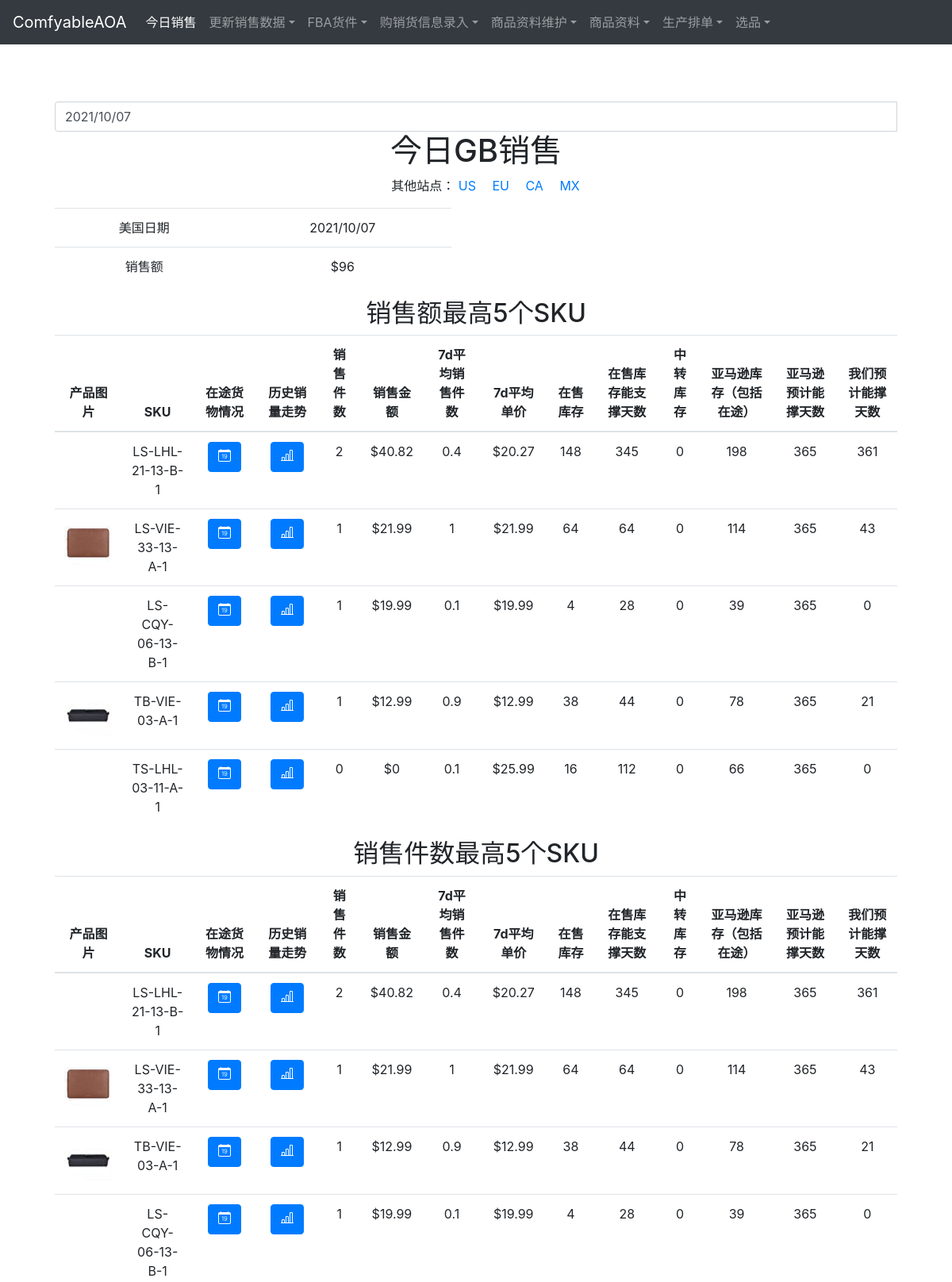
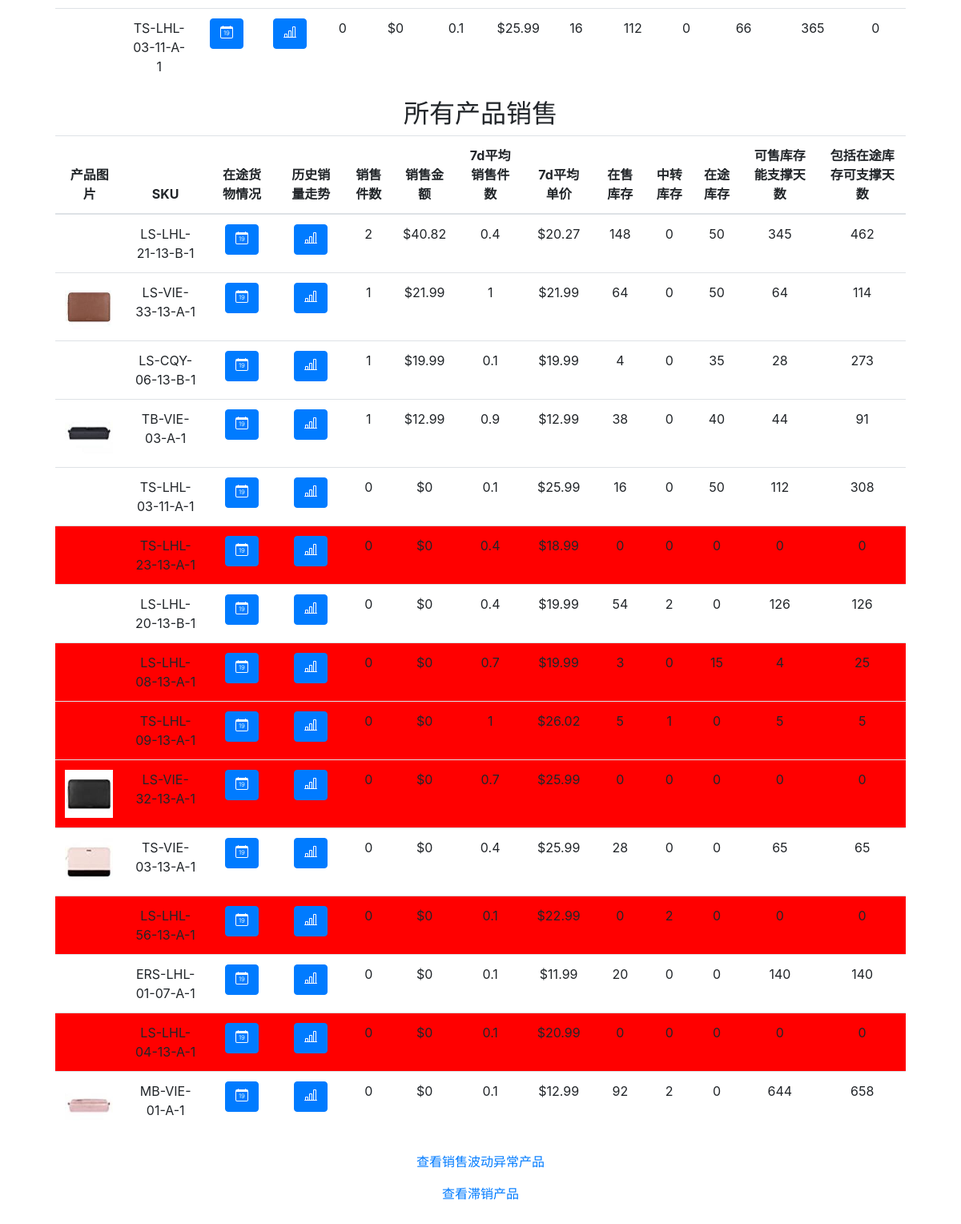
The app's page /salesMonitor/other_country_today_sales/GB/ (signed in) with its own data (2 pictures, top to bottom).
### salesMonitor/models.py (models this page shows, shortened)
class TodayProductSales(models.Model):
    product = models.ForeignKey(Product, on_delete=models.CASCADE)
    sold_qty = models.IntegerField(default=0)
    sales_amount = models.FloatField(default=0)
    sold_qty_average_7d = models.FloatField(default=0)
    average_price_7d = models.FloatField(default=0)
    fba_inventory = models.ForeignKey(FbaInventory, on_delete=models.CASCADE,null=1)
    lasting_day_estimated_by_us = models.FloatField(default=0)
    lasting_day_of_available_estimated_by_us = models.FloatField(default=0)
    lasting_day_of_available_fc_estimated_by_us = models.FloatField(default=0)
    lasting_day_of_total_fba_unit_estimated_by_us = models.FloatField(default=0)
    country = models.CharField(max_length=2,default='US')

class HistoryTodaySales(models.Model):
    date = models.DateField(null=False, blank=False)
    sales_today = models.FloatField()
    sales_same_day_last_year = models.FloatField()
    sales_month_to_date = models.FloatField(default=0)
    monthly_increase_on_sales = models.FloatField(default=0)
    ad_cost = models.FloatField()
    acos = models.FloatField()
    ad_cost_on_sales = models.FloatField()
    country = models.CharField(max_length=2,default='US')

class Product(models.Model):
    sku = models.CharField(max_length=30)
    new = models.BooleanField(default=False)
    discontinued = models.BooleanField(default=False)
    name_in_chinese  = models.CharField(max_length = 150, default="")
    transparency  = models.BooleanField(default=False)
    image = models.ImageField(upload_to='productimage',
        null=True,
        blank=True,
        editable=True,
        help_text="Product Picture",
        verbose_name="Product Picture"
    )
    image_height = models.PositiveIntegerField(null=True, blank=True, editable=False, default="100")
    image_width = models.PositiveIntegerField(null=True, blank=True, editable=False, default="100")
    package_length = models.FloatField(default=0)
    package_width = models.FloatField(default=0)
    package_height = models.FloatField(default=0)
    package_weight = models.PositiveIntegerField(default=0)
    actual_weight_forced = models.BooleanField(default=False)

class FbaInventory(models.Model):
    sku = models.CharField(max_length=30, unique=False)
    fnsku = models.CharField(max_length=30, unique=False, default ='nofnsku')
    asin = models.CharField(max_length=30)
    total_unit = models.IntegerField(default=0)
    available = models.IntegerField(default=0)
    inbound_fc_unit = models.IntegerField(default=0)
    fc_unit = models.IntegerField(default=0)
    inbound_unit = models.IntegerField(default=0)
    days_of_supply = models.IntegerField(default=0)
    recommended_replenishment_qty = models.IntegerField(default=0)
    recommended_ship_date = models.CharField(default="",max_length=15)
    country = models.CharField(max_length=2,default='US')

### salesMonitor/views.py (the view)
# urls.py: path('other_country_today_sales/<slug:country>/', views.other_country_today_sales, name='other_country_today_sales'),
@login_required
def other_country_today_sales(request, country):
    template = loader.get_template('other_country_today_sales_todaySales.html')
    default_country = country
    todaySales = HistoryTodaySales.objects.filter(country=default_country).order_by('-date')[0]
    if request.user.groups.filter(name = 'supplier').exists():
        context = {}
    else:
        class TopSku:
            def __init__(self, sku, sold_qty):
                self.sku = sku
                self.sold_qty = sold_qty
        top_sales_skus = TodayProductSales.objects.filter(country=default_country).order_by('-sales_amount')[:5]
        top_sold_qty_skus = TodayProductSales.objects.filter(country=default_country).order_by('-sold_qty')[:5]
        all_today_new_product_skus = TodayProductSales.objects.filter(product__new = True, country=default_country).order_by('-sales_amount')
        sales_today = todaySales.sales_today
        all_today_product_skus = TodayProductSales.objects.filter(country=default_country).order_by('-sales_amount')
        countries = list(set([i.country for i in TodayProductSales.objects.all()]))
        countries = [c for c in countries if c != country]
        context = {
            'date': todaySales.date.strftime('%Y/%m/%d') ,\
            'sales_today':  sales_today,\
            'sales_same_day_last_year': todaySales.sales_same_day_last_year ,\
            'monthly_increase_on_sales': todaySales.monthly_increase_on_sales  * 100,\
            'ad_cost': todaySales.ad_cost ,\
            'acos': todaySales.acos * 100 ,\
            'ad_cost_on_sales': todaySales.ad_cost_on_sales * 100 ,\
            'top_sales_skus': top_sales_skus ,\
            'top_sold_qty_skus': top_sold_qty_skus ,\
            'all_today_product_skus' : all_today_product_skus ,\
            'country': country ,\
            'countries': countries ,\
            'today': True
        }
    return HttpResponse(template.render(context, request))

### salesMonitor/templatetags/sales_monitor_extras.py (called while the page is built)
@register.filter(name='has_group')
def has_group(user, group_name):
    return user.groups.filter(name=group_name).exists()

### salesMonitor/templates/other_country_today_sales_todaySales.html (shortened to what this page needs)
{% extends "todaySalesBase.html" %}
{% block css %}
<link href="/static/bootstrap-datepicker-1.9.0-dist/css/bootstrap-datepicker3.min.css" rel="stylesheet">
{% endblock %}
{% block content %}
<div class="input-group date">
    <input type="text" class="form-control" value="{{ date }}">
</div>
<h1>{% if today %}今日{% else %}
  {{ date }}
  {% endif %}{{country}}销售</h1>
<ul class='other_country'><li><span>其他站点：</span></li>
  {% if today %}
    {% for c in countries %}
      {% ifequal c 'US' %}
        <li><a href="{% url 'today_sales'%}">{{c}}</a></li>
      {% else %}
        <li><a href="{% url 'other_country_today_sales' country=c %}">{{c}}</a></li>
      {% endifequal %}
    {% endfor %}
  {% else %}
    {% for c in countries %}
        <li><a href="{% url 'today_sales'%}{{date}}?country={{c}}">{{c}}</a></li>
    {% endfor %}
  {% endif %}
</ul>
<table class="table"  style="width:500px">
  <tbody>
      <tr>
        <td scope="row">美国日期</td>
        <td>{{ date }}</td>
      </tr>
      <tr>
        <td scope="row">销售额</td>
        <td>${{ sales_today|floatformat:0 }}</td>
      </tr>
    </tbody>
</table>
<h2>销售额最高5个SKU</h2>
<table class="table">
  <tbody>
      <thead class='sticky-top'>
        <th>产品图片</th>
        <th>SKU</th>
        <th>在途货物情况</th>
        <th>历史销量走势</th>
        <th>销售件数</th>
        <th>销售金额</th>
        <th>7d平均销售件数</th>
        <th>7d平均单价</th>
        <th>在售库存</th>
        <th>在售库存能支撑天数</th>
        <th>中转库存</th>
        <th>亚马逊库存（包括在途）</th>
        <th>亚马逊预计能撑天数</th>
        <th>我们预计能撑天数</th>
      </thead>
      {% for top_sku in top_sales_skus %}
      <tr {% if top_sku.lasting_day_of_available_estimated_by_us < 10 or top_sku.lasting_day_of_available_fc_estimated_by_us < 15 or top_sku.lasting_day_of_total_fba_unit_estimated_by_us < 35 %} style="background-color:#FF0000" {% endif %}>
        <td scope="row">{% if top_sku.product.image %}<img src="{{top_sku.product.image.url}}" class="mini-image">{% endif %}</td>
        <td>{{top_sku.product.sku}}</td>
        <td>
          <button type="button" class="btn btn-primary receivable_qty" data-toggle="modal" data-target=".bd-example-modal-lg" data-sku="{{top_sku.product.sku}}">
          </button>
        </td>
        <td>
          <button type="button" class="btn btn-primary history_sales" data-toggle="modal" data-target=".bd-example-modal-lg" data-sku="{{top_sku.product.sku}}">
          </button>
        </td>
        <td>{{top_sku.sold_qty}}</td>
        <td>${{top_sku.sales_amount|floatformat:-2}}</td>
        <td>{{top_sku.sold_qty_average_7d|floatformat:-1}}</td>
        <td>${{top_sku.average_price_7d|floatformat:-2}}</td>
        <td>{{top_sku.fba_inventory.available}}</td>
        <td>{{top_sku.lasting_day_of_available_estimated_by_us|floatformat:0}}</td>
        <td>{{top_sku.fba_inventory.fc_unit}}</td>
        <td>{{top_sku.fba_inventory.total_unit}}</td>
        <td>{{top_sku.fba_inventory.days_of_supply}}</td>
        <td>{{top_sku.lasting_day_estimated_by_us|floatformat:0}}</td>
      </tr>
      {% endfor %}
  </tbody>
</table>
<h2>销售件数最高5个SKU</h2>
<table class="table">
  <tbody>
      <thead class='sticky-top'>
        <th>产品图片</th>
        <th>SKU</th>
        <th>在途货物情况</th>
        <th>历史销量走势</th>
        <th>销售件数</th>
        <th>销售金额</th>
        <th>7d平均销售件数</th>
        <th>7d平均单价</th>
        <th>在售库存</th>
        <th>在售库存能支撑天数</th>
        <th>中转库存</th>
        <th>亚马逊库存（包括在途）</th>
        <th>亚马逊预计能撑天数</th>
        <th>我们预计能撑天数</th>
      </thead>
      {% for top_sku in top_sold_qty_skus %}
      <tr {% if top_sku.lasting_day_of_available_estimated_by_us < 10 or top_sku.lasting_day_of_available_fc_estimated_by_us < 15 or top_sku.lasting_day_of_total_fba_unit_estimated_by_us < 35 %} style="background-color:#FF0000" {% endif %}>
        <td scope="row">{% if top_sku.product.image %}<img src="{{top_sku.product.image.url}}"  class="mini-image">{% endif %}</td>
        <td>{{top_sku.product.sku}}</td>
        <td>
          <button type="button" class="btn btn-primary receivable_qty" data-toggle="modal" data-target=".bd-example-modal-lg" data-sku="{{top_sku.product.sku}}">
          </button>
        </td>
        <td>
          <button type="button" class="btn btn-primary history_sales" data-toggle="modal" data-target=".bd-example-modal-lg" data-sku="{{top_sku.product.sku}}">
          </button>
        </td>
        <td>{{top_sku.sold_qty}}</td>
        <td>${{top_sku.sales_amount|floatformat:-2}}</td>
        <td>{{top_sku.sold_qty_average_7d|floatformat:-1}}</td>
        <td>${{top_sku.average_price_7d|floatformat:-2}}</td>
        <td>{{top_sku.fba_inventory.available}}</td>
        <td>{{top_sku.lasting_day_of_available_estimated_by_us|floatformat:0}}</td>
        <td>{{top_sku.fba_inventory.fc_unit}}</td>
        <td>{{top_sku.fba_inventory.total_unit}}</td>
        <td>{{top_sku.fba_inventory.days_of_supply}}</td>
        <td>{{top_sku.lasting_day_estimated_by_us|floatformat:0}}</td>
      </tr>
      {% endfor %}
  </tbody>
</table>
<h2>所有产品销售</h2>
<table class="table">
  <tbody>
      <thead class='sticky-top'>
        <th>产品图片</th>
        <th>SKU</th>
        <th>在途货物情况</th>
        <th>历史销量走势</th>
        <th>销售件数</th>
        <th>销售金额</th>
        <th>7d平均销售件数</th>
        <th>7d平均单价</th>
        <th>在售库存</th>
        <th>中转库存</th>
        <th>在途库存</th>
        <th>可售库存能支撑天数</th>
        <th>包括在途库存可支撑天数</th>
      </thead>
      {% for top_sku in all_today_product_skus %}
      <tr {% if top_sku.lasting_day_of_available_estimated_by_us < 10 or top_sku.lasting_day_of_available_fc_estimated_by_us < 15 or top_sku.lasting_day_of_total_fba_unit_estimated_by_us < 35 %} style="background-color:#FF0000" {% endif %}>
        <td scope="row">{% if top_sku.product.image %}<img src="{{top_sku.product.image.url}}" class="mini-image">{% endif %}</td>
        <td>{{top_sku.product.sku}}</td>
        <td>
          <button type="button" class="btn btn-primary receivable_qty" data-toggle="modal" data-target=".bd-example-modal-lg" data-sku="{{top_sku.product.sku}}">
          </button>
        </td>
        <td>
          <button type="button" class="btn btn-primary history_sales" data-toggle="modal" data-target=".bd-example-modal-lg" data-sku="{{top_sku.product.sku}}">
          </button>
        </td>
        <td>{{top_sku.sold_qty}}</td>
        <td>${{top_sku.sales_amount|floatformat:-2}}</td>
        <td>{{top_sku.sold_qty_average_7d|floatformat:-1}}</td>
        <td>${{top_sku.average_price_7d|floatformat:-2}}</td>
        <td>{{top_sku.fba_inventory.available}}</td>
        <td>{{top_sku.fba_inventory.fc_unit}}</td>
        <td>{{top_sku.fba_inventory.inbound_unit}}</td>
        <td>{{top_sku.lasting_day_of_available_estimated_by_us|floatformat:0}}</td>
        <td>{{top_sku.lasting_day_of_total_fba_unit_estimated_by_us|floatformat:0}}</td>
      </tr>
      {% endfor %}
  </tbody>
</table>
<p><a href="{% url 'get_top_sales_vialation' country=country %}">查看销售波动异常产品</a></p>
<p><a href="{% url 'get_excess_inventory' country=country %}">查看滞销产品</a></p>
{% endblock %}

### salesMonitor/templates/todaySalesBase.html (shortened to what this page needs)
<!doctype html>
<html lang="en">
  <head>
    <link href="/static/bootstrap-4.0.0/dist/css/bootstrap.min.css" rel="stylesheet">
    <link href="/static/css/starter-template.css" rel="stylesheet">
    {% block css %}
    {% endblock %}
  </head>
  <body>
    <nav class="navbar navbar-expand-md navbar-dark bg-dark fixed-top">
      <a class="navbar-brand" href="#">ComfyableAOA</a>
      <div class="collapse navbar-collapse" id="navbarsExampleDefault">
        <ul class="navbar-nav mr-auto">
          <li class="nav-item active">
            <a class="nav-link" href="{% url 'today_sales' %}">今日销售 <span class="sr-only">(current)</span></a>
          </li>
          {% load sales_monitor_extras %}
          {% if request.user|has_group:"sales" %}
          <li class="nav-item dropdown">
            <a class="nav-link dropdown-toggle" href="http://example.com" id="dropdown01" data-toggle="dropdown" aria-haspopup="true" aria-expanded="false">更新销售数据</a>
          </li>
          {% endif %}
          {% if not request.user|has_group:"supplier" %}
          <li class="nav-item dropdown">
            <a class="nav-link dropdown-toggle" href="http://example.com" id="dropdown01" data-toggle="dropdown" aria-haspopup="true" aria-expanded="false">FBA货件</a>
          </li>
          <li class="nav-item dropdown">
          {% endif %}
          {% if request.user|has_group:"head_of_sales" %}
          <li class="nav-item dropdown">
            <a class="nav-link dropdown-toggle" href="http://example.com" id="dropdown01" data-toggle="dropdown" aria-haspopup="true" aria-expanded="false">购销货信息录入</a>
          </li>
          {% endif %}
          {% if request.user|has_group:"sales" %}
          <li class="nav-item dropdown">
            <a class="nav-link dropdown-toggle" href="http://example.com" id="dropdown01" data-toggle="dropdown" aria-haspopup="true" aria-expanded="false">商品资料维护</a>
          </li>
          {% endif %}
          {% if not request.user|has_group:"supplier" %}
          <li class="nav-item dropdown">
            <a class="nav-link dropdown-toggle" href="{% url 'product_information' %}" id="dropdown_product_information" data-toggle="dropdown" aria-haspopup="true" aria-expanded="false">商品资料</a>
          </li>
          {% endif %}
          {% if request.user|has_group:"supply_chain_manager" %}
          <li class="nav-item dropdown">
            <a class="nav-link dropdown-toggle" href="http://example.com" id="dropdown01" data-toggle="dropdown" aria-haspopup="true" aria-expanded="false">生产排单</a>
          </li>
          {% else %}
            {% if request.user|has_group:"sales" %}
              <li class="nav-item">
                <a class="nav-link" href="{% url 'sewing_planner_calendar' %}">车缝预计启动日期</a>
              </li>
            {% endif %}
          {% endif %}
          {% if request.user|has_group:"product_researchers" %}
          <li class="nav-item dropdown">
            <a class="nav-link dropdown-toggle" href="http://example.com" id="dropdown01" data-toggle="dropdown" aria-haspopup="true" aria-expanded="false">选品</a>
          </li>
          {% endif %}
        </ul>
      </div>
    </nav>
    <main role="main" class="container">
      <div class="starter-template">
        {% block content %}
        {% endblock %}
      </div>
    </main>
  </body>
</html>

### static/css/starter-template.css (style rules this page uses)
body { padding-top: 5rem; }
.starter-template { padding: 3rem 1.5rem; text-align: center; }

### salesMonitor/templates/other_country_today_sales_todaySales.html (style rules this page uses)
.sticky-top th { background: white; position: sticky; top: 50px; box-shadow: 0 2px 2px -1px rgba(0, 0, 0, 0.4); }
.mini-image { display:block; max-width:60px; max-height:60px; width: auto; height: auto; }
ul.other_country li { display: inline-block; }
ul.other_country li a { padding-right: 1em; }

### records on screen
TodayProductSales: countries "US"
TodayProductSales: countries "EU"
TodayProductSales: countries "CA"
TodayProductSales: countries "MX"
HistoryTodaySales: sales_today "96"
TodayProductSales: product.sku "LS-LHL-21-13-B-1", sold_qty "2", sales_amount "40.82", sold_qty_average_7d "0.4", average_price_7d "20.27", fba_inventory.available "148", lasting_day_of_available_estimated_by_us "345", fba_inventory.fc_unit "0", fba_inventory.total_unit "198", fba_inventory.days_of_supply "365", lasting_day_estimated_by_us "361", fba_inventory.inbound_unit "50", lasting_day_of_total_fba_unit_estimated_by_us "462"
TodayProductSales: product.image (picture), product.sku "LS-VIE-33-13-A-1", sold_qty "1", sales_amount "21.99", sold_qty_average_7d "1", average_price_7d "21.99", fba_inventory.available "64", lasting_day_of_available_estimated_by_us "64", fba_inventory.fc_unit "0", fba_inventory.total_unit "114", fba_inventory.days_of_supply "365", lasting_day_estimated_by_us "43", fba_inventory.inbound_unit "50", lasting_day_of_total_fba_unit_estimated_by_us "114"
TodayProductSales: product.sku "LS-CQY-06-13-B-1", sold_qty "1", sales_amount "19.99", sold_qty_average_7d "0.1", average_price_7d "19.99", fba_inventory.available "4", lasting_day_of_available_estimated_by_us "28", fba_inventory.fc_unit "0", fba_inventory.total_unit "39", fba_inventory.days_of_supply "365", lasting_day_estimated_by_us "0", fba_inventory.inbound_unit "35", lasting_day_of_total_fba_unit_estimated_by_us "273"
TodayProductSales: product.image (picture), product.sku "TB-VIE-03-A-1", sold_qty "1", sales_amount "12.99", sold_qty_average_7d "0.9", average_price_7d "12.99", fba_inventory.available "38", lasting_day_of_available_estimated_by_us "44", fba_inventory.fc_unit "0", fba_inventory.total_unit "78", fba_inventory.days_of_supply "365", lasting_day_estimated_by_us "21", fba_inventory.inbound_unit "40", lasting_day_of_total_fba_unit_estimated_by_us "91"
TodayProductSales: product.sku "TS-LHL-03-11-A-1", sold_qty "0", sales_amount "0", sold_qty_average_7d "0.1", average_price_7d "25.99", fba_inventory.available "16", lasting_day_of_available_estimated_by_us "112", fba_inventory.fc_unit "0", fba_inventory.total_unit "66", fba_inventory.days_of_supply "365", lasting_day_estimated_by_us "0", fba_inventory.inbound_unit "50", lasting_day_of_total_fba_unit_estimated_by_us "308"
TodayProductSales: product.sku "TS-LHL-23-13-A-1", sold_qty "0", sales_amount "0", sold_qty_average_7d "0.4", average_price_7d "18.99", fba_inventory.available "0", fba_inventory.fc_unit "0", fba_inventory.inbound_unit "0", lasting_day_of_available_estimated_by_us "0", lasting_day_of_total_fba_unit_estimated_by_us "0"
TodayProductSales: product.sku "LS-LHL-20-13-B-1", sold_qty "0", sales_amount "0", sold_qty_average_7d "0.4", average_price_7d "19.99", fba_inventory.available "54", fba_inventory.fc_unit "2", fba_inventory.inbound_unit "0", lasting_day_of_available_estimated_by_us "126", lasting_day_of_total_fba_unit_estimated_by_us "126"
TodayProductSales: product.sku "LS-LHL-08-13-A-1", sold_qty "0", sales_amount "0", sold_qty_average_7d "0.7", average_price_7d "19.99", fba_inventory.available "3", fba_inventory.fc_unit "0", fba_inventory.inbound_unit "15", lasting_day_of_available_estimated_by_us "4", lasting_day_of_total_fba_unit_estimated_by_us "25"
TodayProductSales: product.sku "TS-LHL-09-13-A-1", sold_qty "0", sales_amount "0", sold_qty_average_7d "1", average_price_7d "26.02", fba_inventory.available "5", fba_inventory.fc_unit "1", fba_inventory.inbound_unit "0", lasting_day_of_available_estimated_by_us "5", lasting_day_of_total_fba_unit_estimated_by_us "5"
TodayProductSales: product.image (picture), product.sku "LS-VIE-32-13-A-1", sold_qty "0", sales_amount "0", sold_qty_average_7d "0.7", average_price_7d "25.99", fba_inventory.available "0", fba_inventory.fc_unit "0", fba_inventory.inbound_unit "0", lasting_day_of_available_estimated_by_us "0", lasting_day_of_total_fba_unit_estimated_by_us "0"
TodayProductSales: product.image (picture), product.sku "TS-VIE-03-13-A-1", sold_qty "0", sales_amount "0", sold_qty_average_7d "0.4", average_price_7d "25.99", fba_inventory.available "28", fba_inventory.fc_unit "0", fba_inventory.inbound_unit "0", lasting_day_of_available_estimated_by_us "65", lasting_day_of_total_fba_unit_estimated_by_us "65"
TodayProductSales: product.sku "LS-LHL-56-13-A-1", sold_qty "0", sales_amount "0", sold_qty_average_7d "0.1", average_price_7d "22.99", fba_inventory.available "0", fba_inventory.fc_unit "2", fba_inventory.inbound_unit "0", lasting_day_of_available_estimated_by_us "0", lasting_day_of_total_fba_unit_estimated_by_us "0"
TodayProductSales: product.sku "ERS-LHL-01-07-A-1", sold_qty "0", sales_amount "0", sold_qty_average_7d "0.1", average_price_7d "11.99", fba_inventory.available "20", fba_inventory.fc_unit "0", fba_inventory.inbound_unit "0", lasting_day_of_available_estimated_by_us "140", lasting_day_of_total_fba_unit_estimated_by_us "140"
TodayProductSales: product.sku "LS-LHL-04-13-A-1", sold_qty "0", sales_amount "0", sold_qty_average_7d "0.1", average_price_7d "20.99", fba_inventory.available "0", fba_inventory.fc_unit "0", fba_inventory.inbound_unit "0", lasting_day_of_available_estimated_by_us "0", lasting_day_of_total_fba_unit_estimated_by_us "0"
TodayProductSales: product.image (picture), product.sku "MB-VIE-01-A-1", sold_qty "0", sales_amount "0", sold_qty_average_7d "0.1", average_price_7d "12.99", fba_inventory.available "92", fba_inventory.fc_unit "2", fba_inventory.inbound_unit "0", lasting_day_of_available_estimated_by_us "644", lasting_day_of_total_fba_unit_estimated_by_us "658"

### other values on screen
{{ country }} "GB"
{{ date }} "2021/10/07"
